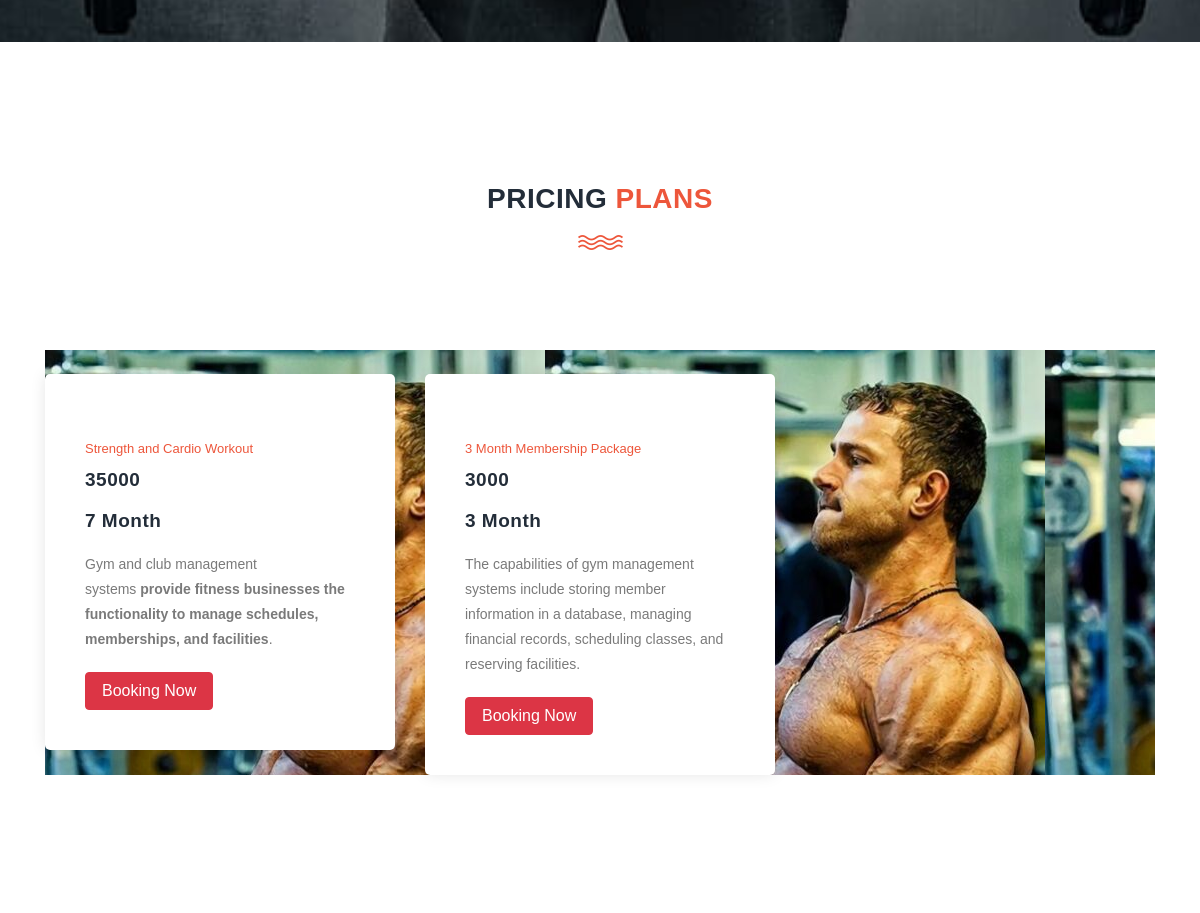
The app's page / (middle part), older data.
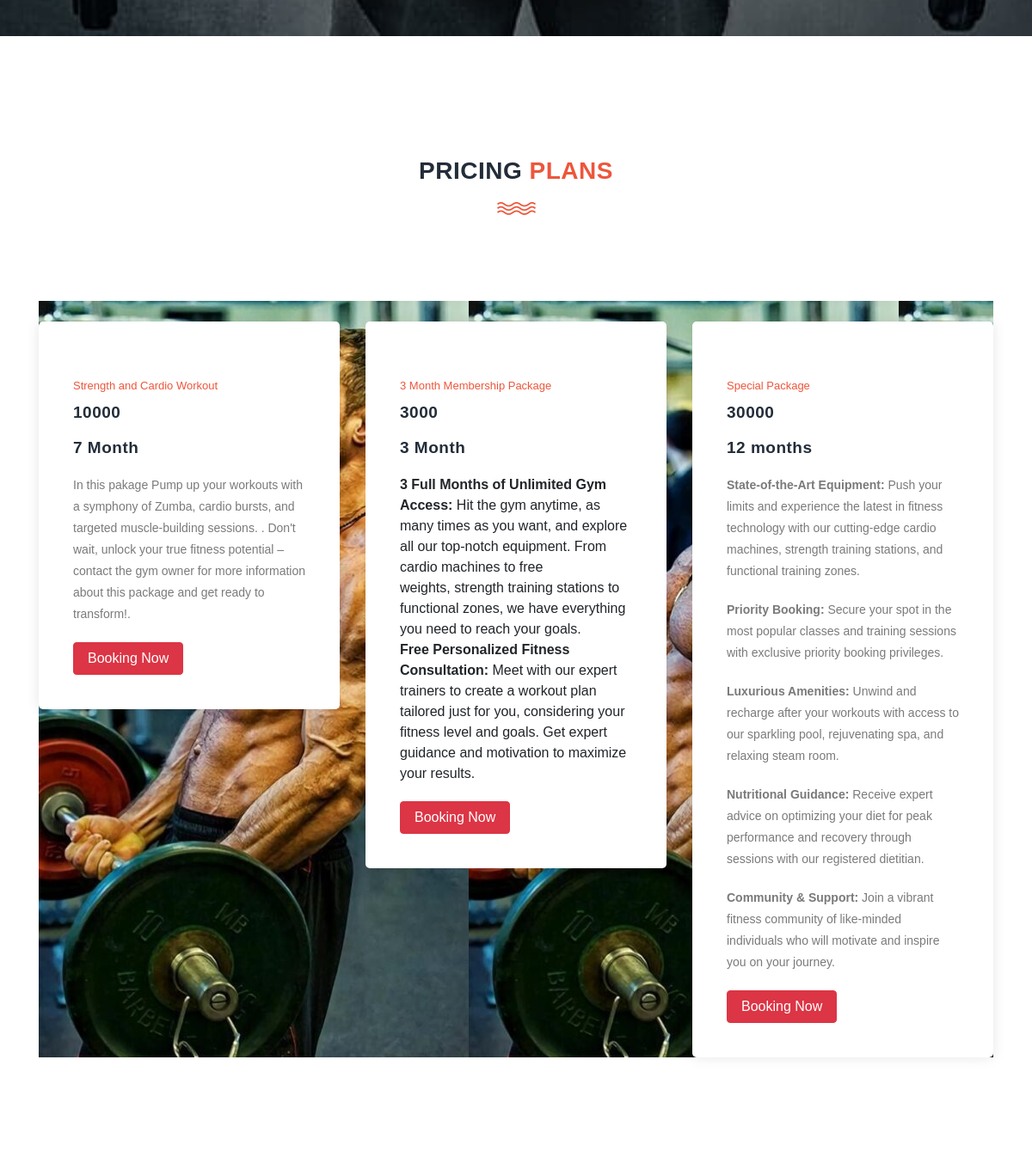
The same page, newer data.
### gym/models.py (models this page shows, shortened)
class Package(models.Model):
    category = models.ForeignKey(Category, on_delete=models.CASCADE, null=True)
    packagename = models.ForeignKey(
        Packagetype, on_delete=models.CASCADE, null=True)
    titlename = models.CharField(max_length=200, null=True)
    packageduration = models.CharField(max_length=50, null=True)
    price = models.CharField(max_length=200, null=True)
    description = models.CharField(max_length=200, null=True)
    creationdate = models.DateTimeField(auto_now_add=True)

### gym/views.py (the view, shortened to what this page needs)
# urls.py: path('', index, name='index'),
def index(request):
    package = Package.objects.filter().order_by('id')[:5]
    return render(request, 'index.html', locals())

### gym/templates/index.html (shortened to what this page needs)
{% load static %}
<html lang="en">
<head>
    <link rel="stylesheet" type="text/css" href="{% static 'assets/css/bootstrap.min.css' %}">
    <link rel="stylesheet" type="text/css" href="{% static 'assets/css/font-awesome.css' %}">
    <link rel="stylesheet" href="{% static 'assets/css/templatemo-training-studio.css' %}">
</head>
<body>
<section class="section" id="schedule">
</section>
<section class="section" id="trainers"  >
    <div class="container">
        <div class="row">
            <div class="col-lg-6 offset-lg-3">
                <div class="section-heading">
                    <h2>Pricing <em>Plans</em></h2>
                    <img src="{% static 'assets/images/line-dec.png' %}" alt="">
                </div>
            </div>
        </div>
        <div class="bg-images">
            <div class="row" >
                    {% for i in package %}
                    <div class="col-lg-4"><br>
                        <div class="trainer-item">
                            <div class="down-content">
                                <span>{{i.titlename}} </span>
                                <h4>{{i.price}}</h4>
                                <h4>{{i.packageduration}}</h4>
                                <p>{{i.description|safe}}</p>
                                <a class="btn btn-danger px-3" href="/apply-booking/{{i.id}}/">Booking Now</a>
                            </div>
                        </div>
                    </div>
                    {% endfor %}
            </div>
        </div>
    </div>
</section>
</body>
</html>

Row changes from the older to the newer data that the page shows:
changed Package "7 Month": price "35000" → "10000"; description "Gym and club management systems provide fitness businesses the functionality to manage schedules, memberships, and facilities ." → "In this pakage Pump up your workouts with a symphony of Zumba, cardio bursts, and targeted muscle-building sessions. . Don't wait, unlock your true fitness potential – contact the gym owner for more information about this package and get ready to transform!."
changed Package "3 Month": description "The capabilities of gym management systems include storing member information in a database, managing financial records, scheduling classes, and reserving facilities." → "3 Full Months of Unlimited Gym Access: Hit the gym anytime, as many times as you want, and explore all our top-notch equipment. From cardio machines to free weights, strength training stations to functional zones, we have everything you need to reach your goals. Free Personalized Fitness Consultation: Meet with our expert trainers to create a workout plan tailored just for you, considering your fitness level and goals. Get expert guidance and motivation to maximize your results."
added Package: titlename "Special Package", price "30000", packageduration "12 months", description "State-of-the-Art Equipment: Push your limits and experience the latest in fitness technology with our cutting-edge cardio machines, strength training stations, and functional training zones. Priority Booking: Secure your spot in the most popular classes and training sessions with exclusive priority booking privileges. Luxurious Amenities: Unwind and recharge after your workouts with access to our sparkling pool, rejuvenating spa, and relaxing steam room. Nutritional Guidance: Receive expert advice on optimizing your diet for peak performance and recovery through sessions with our registered dietitian. Community & Support: Join a vibrant fitness community of like-minded individuals who will…"
